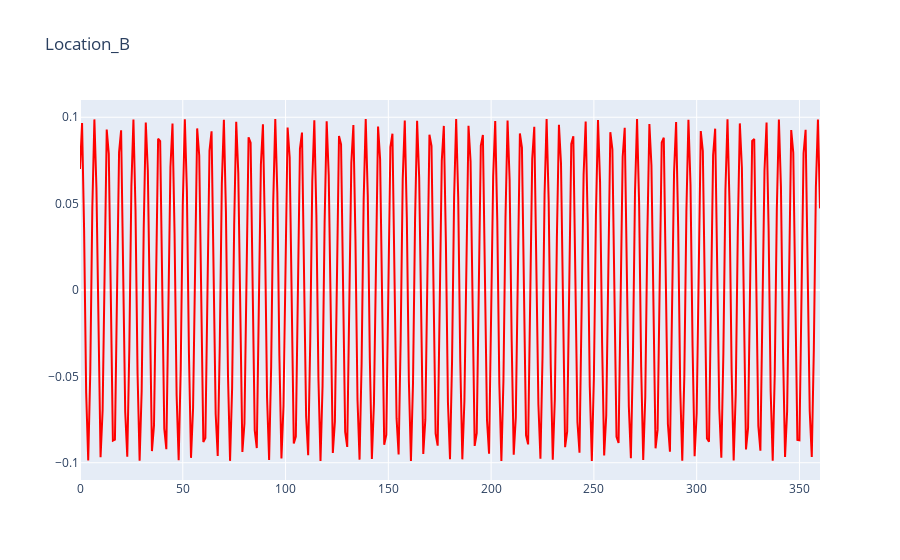
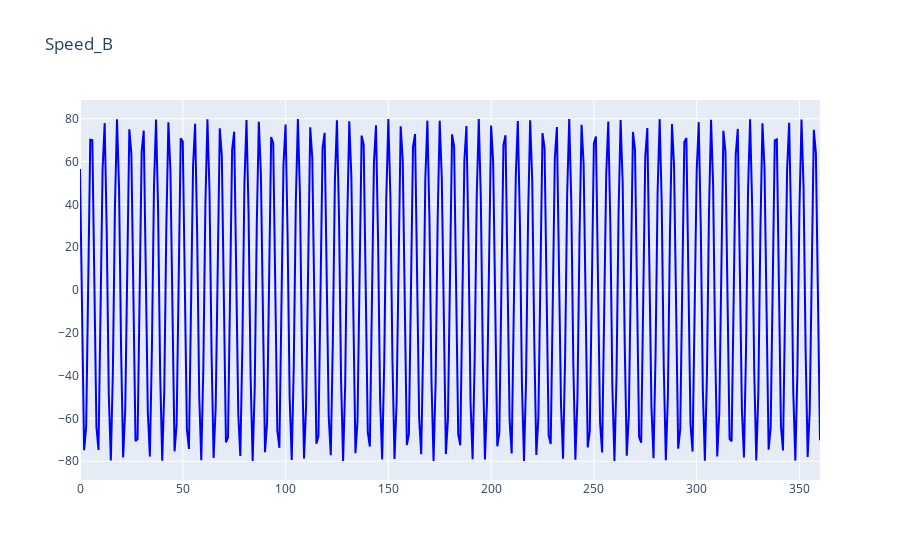
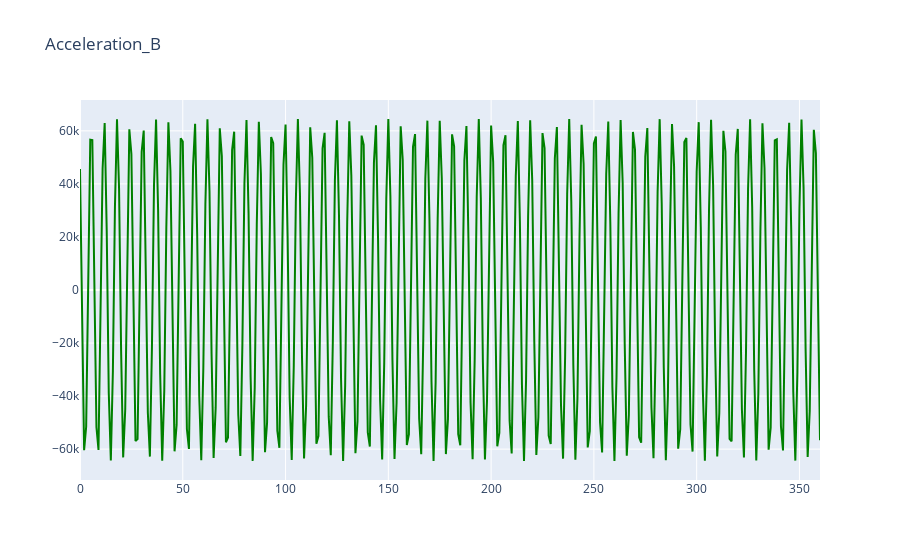

Here is the notebook cell these charts were saved with, in order:
### Code cell
import plotly.graph_objects as go
fig = go.Figure()
fig.add_trace(go.Scatter(x=df['Degree'].iloc[0:],y=df['Location_B'].iloc[0:],mode='lines',line_color='red'))
fig.update_layout(title='Location_B')

fig.show()
fig = go.Figure()
fig.add_trace(go.Scatter(x=df['Degree'].iloc[0:],y=df['Speed_B'].iloc[0:],mode='lines',line_color='blue'))
fig.update_layout(title='Speed_B')

fig.show()
fig = go.Figure()
fig.add_trace(go.Scatter(x=df['Degree'].iloc[0:],y=df['Acceleration_B'].iloc[0:],mode='lines',line_color='green'))
fig.update_layout(title='Acceleration_B')

fig.show()

### Figure 1 — Plotly figure (JSON) as saved in the notebook; plotly's stock layout.template omitted (floating-point values rounded to 4 significant figures; data arrays with more than 128 entries replaced by an {"elided": "..."} marker saying what was removed)
{"data": [{"line": {"color": "red"}, "mode": "lines", "type": "scatter", "x": {"elided": "361 int values"}, "y": {"elided": "361 float values"}}], "layout": {"title": {"text": "Location_B"}}}

### Figure 2 — Plotly figure (JSON) as saved in the notebook; plotly's stock layout.template omitted (floating-point values rounded to 4 significant figures; data arrays with more than 128 entries replaced by an {"elided": "..."} marker saying what was removed)
{"data": [{"line": {"color": "blue"}, "mode": "lines", "type": "scatter", "x": {"elided": "361 int values"}, "y": {"elided": "361 float values"}}], "layout": {"title": {"text": "Speed_B"}}}

### Figure 3 — Plotly figure (JSON) as saved in the notebook; plotly's stock layout.template omitted (floating-point values rounded to 4 significant figures; data arrays with more than 128 entries replaced by an {"elided": "..."} marker saying what was removed)
{"data": [{"line": {"color": "green"}, "mode": "lines", "type": "scatter", "x": {"elided": "361 int values"}, "y": {"elided": "361 float values"}}], "layout": {"title": {"text": "Acceleration_B"}}}
